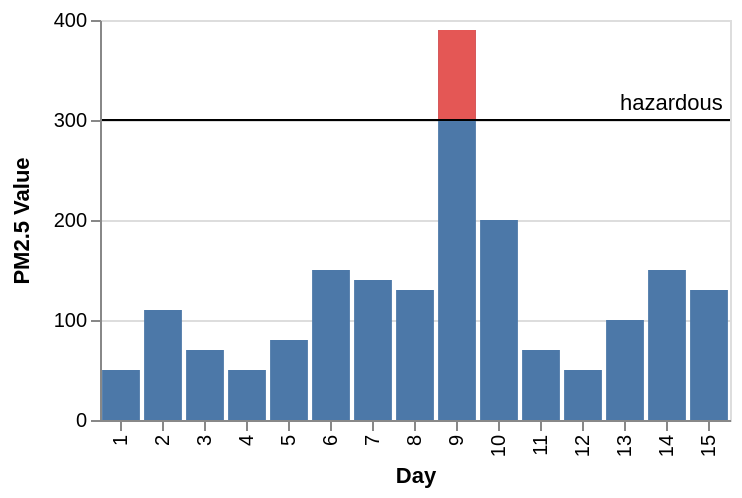

Write the Vega-Lite specification saved for this chart.
### Vega specification from a JSON file in a GitHub repository (floating-point values rounded to 4 significant figures)
{"$schema": "https://vega.github.io/schema/vega/v3.0.json", "description": "The PM2.5 value of Beijing observed 15 days, highlighting the days when PM2.5 level is hazardous to human health", "autosize": "pad", "padding": 5, "height": 200, "style": "cell", "data": [{"name": "source_0", "values": [{"Day": 1, "Value": 50}, {"Day": 2, "Value": 110}, {"Day": 3, "Value": 70}, {"Day": 4, "Value": 50}, {"Day": 5, "Value": 80}, {"Day": 6, "Value": 150}, {"Day": 7, "Value": 140}, {"Day": 8, "Value": 130}, {"Day": 9, "Value": 390}, {"Day": 10, "Value": 200}, {"Day": 11, "Value": 70}, {"Day": 12, "Value": 50}, {"Day": 13, "Value": 100}, {"Day": 14, "Value": 150}, {"Day": 15, "Value": 130}]}, {"name": "source_1", "values": [{"ThresholdValue": 300, "Threshold": "hazardous"}]}, {"name": "data_1", "source": "source_0", "transform": [{"type": "formula", "expr": "toNumber(datum[\"Value\"])", "as": "Value"}, {"type": "filter", "expr": "datum[\"Value\"] !== null && !isNaN(datum[\"Value\"])"}]}, {"name": "data_2", "source": "source_0", "transform": [{"type": "formula", "expr": "toNumber(datum[\"Value\"])", "as": "Value"}, {"type": "filter", "expr": "datum.Value >= 300"}, {"type": "formula", "expr": "300", "as": "baseline"}, {"type": "filter", "expr": "datum[\"baseline\"] !== null && !isNaN(datum[\"baseline\"])"}]}, {"name": "data_4", "source": "source_1", "transform": [{"type": "formula", "expr": "toNumber(datum[\"ThresholdValue\"])", "as": "ThresholdValue"}, {"type": "filter", "expr": "datum[\"ThresholdValue\"] !== null && !isNaN(datum[\"ThresholdValue\"])"}]}, {"name": "data_5", "source": "source_1", "transform": [{"type": "formula", "expr": "toNumber(datum[\"ThresholdValue\"])", "as": "ThresholdValue"}, {"type": "filter", "expr": "datum[\"ThresholdValue\"] !== null && !isNaN(datum[\"ThresholdValue\"])"}]}], "signals": [{"name": "x_step", "value": 21}, {"name": "width", "update": "bandspace(domain('x').length, 0.1, 0.05) * x_step"}], "marks": [{"name": "layer_0_layer_0_marks", "type": "rect", "style": ["bar"], "from": {"data": "data_1"}, "encode": {"update": {"fill": {"value": "#4c78a8"}, "x": {"scale": "x", "field": "Day"}, "width": {"scale": "x", "band": true}, "y": {"scale": "y", "field": "Value"}, "y2": {"scale": "y", "value": 0}}}}, {"name": "layer_0_layer_1_marks", "type": "rect", "style": ["bar"], "from": {"data": "data_2"}, "encode": {"update": {"fill": {"value": "#e45755"}, "x": {"scale": "x", "field": "Day"}, "width": {"scale": "x", "band": true}, "y": {"scale": "y", "field": "baseline"}, "y2": {"scale": "y", "field": "Value"}}}}, {"name": "layer_1_layer_0_marks", "type": "rule", "style": ["rule"], "from": {"data": "data_4"}, "encode": {"update": {"stroke": {"value": "black"}, "x": {"value": 0}, "y": {"scale": "y", "field": "ThresholdValue"}, "x2": {"field": {"group": "width"}}}}}, {"name": "layer_1_layer_1_marks", "type": "text", "style": ["text"], "from": {"data": "data_5"}, "encode": {"update": {"align": {"value": "left"}, "dx": {"value": 215}, "dy": {"value": -5}, "fill": {"value": "black"}, "x": {"value": 45}, "y": {"scale": "y", "field": "ThresholdValue"}, "text": {"signal": "''+datum[\"Threshold\"]"}}}}], "scales": [{"name": "x", "type": "band", "domain": {"fields": [{"data": "data_1", "field": "Day"}, {"data": "data_2", "field": "Day"}], "sort": true}, "range": {"step": {"signal": "x_step"}}, "paddingInner": 0.1, "paddingOuter": 0.05}, {"name": "y", "type": "linear", "domain": {"fields": [{"data": "data_1", "field": "Value"}, {"data": "data_2", "field": "baseline"}, {"data": "data_2", "field": "Value"}, {"data": "data_4", "field": "ThresholdValue"}, {"data": "data_5", "field": "ThresholdValue"}]}, "range": [{"signal": "height"}, 0], "nice": true, "zero": true}], "axes": [{"scale": "x", "orient": "bottom", "labelOverlap": true, "title": "Day", "zindex": 1, "encode": {"labels": {"update": {"angle": {"value": 270}, "align": {"value": "right"}, "baseline": {"value": "middle"}}}}}, {"title": "PM2.5 Value", "scale": "y", "orient": "left", "labelOverlap": true, "tickCount": {"signal": "ceil(height/40)"}, "zindex": 1}, {"scale": "y", "orient": "left", "domain": false, "grid": true, "labels": false, "maxExtent": 0, "minExtent": 0, "tickCount": {"signal": "ceil(height/40)"}, "ticks": false, "zindex": 0, "gridScale": "x"}], "config": {"axisY": {"minExtent": 30}}}
